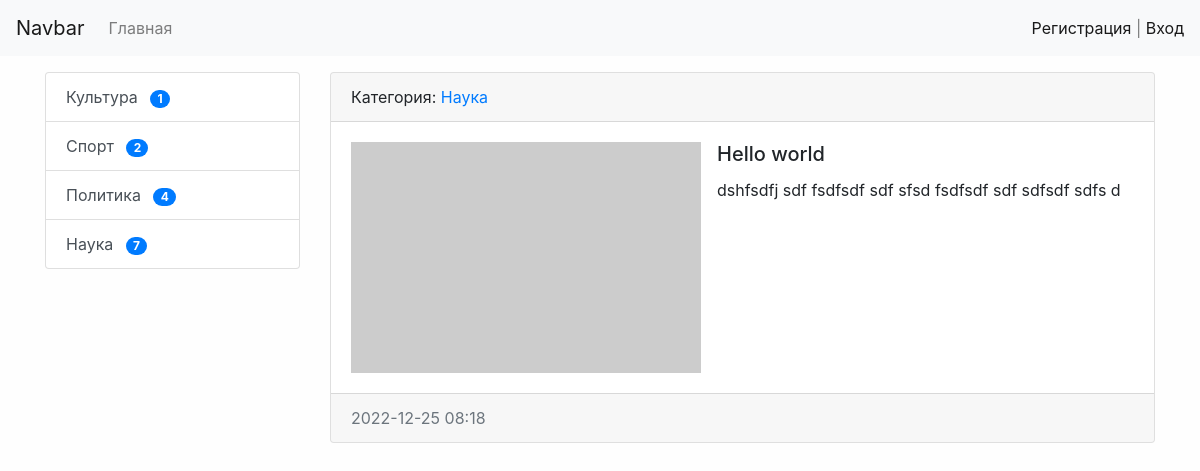
The app's page /news/15/ with its own data.
### news/models.py (models this page shows, shortened)
class Category(models.Model):
    title = models.CharField(
        max_length=150, db_index=True, verbose_name='Наиминование категории')
    def get_absolute_url(self):
        return reverse("category", kwargs={"category_id": self.pk})
    def __str__(self):
        return self.title
    class Meta:
        verbose_name = 'Категория'
        verbose_name_plural = 'Категории'
        ordering = ['title']

class News(models.Model):
    title = models.CharField(max_length=150, verbose_name="Наименование")
    content = models.TextField(blank=True, verbose_name="Контент")
    creates_at = models.DateTimeField(
        auto_now_add=True, verbose_name="Дата создания")
    updated_at = models.DateTimeField(
        auto_now=True, verbose_name="Дата обновления")
    photo = models.ImageField(
        upload_to='photos/%Y/%m/%d', verbose_name="Фото", blank=True)
    is_published = models.BooleanField(
        default=True, verbose_name="Опубликовано")
    category = models.ForeignKey(
        'Category', on_delete=models.PROTECT, verbose_name='Категория')
    views = models.IntegerField(default=0)
    class Meta:
        verbose_name = 'Новость'
        verbose_name_plural = 'Новости'
        ordering = ['-creates_at']

### news/views.py (the view)
# urls.py: path('news/<int:pk>/', ViewNews.as_view(), name='view_news'),
class ViewNews(DetailView):
    model = News
    context_object_name = 'news_item'

### news/templatetags/news_tags.py (called while the page is built)
@register.inclusion_tag('news/list_categories.html')
def show_categories():
    categories = Category.objects.annotate(cnt=Count('news', filter=F('news__is_published'))).filter(cnt__gt=0)
    return {'categories': categories}

### news/templates/news/news_detail.html (shortened to what this page needs)
{% extends 'base.html' %}  {% block sidebar %} {% include 'inc/_sidebar.html' %} {%endblock%}
{% block content %}
<div class="card mb-3">
	<div class="card-header">
		Категория:
		<a href="{{ news_item.category.get_absolute_url }}"
			>{{news_item.category}}</a
		>
	</div>
	<div class="card-body">
		{% if news_item.photo %}
		<img
			class="mr-3 mb-1 float-left"
			src="{{ news_item.photo.url }}"
			alt="news-photo"
			width="350px"
		/>
		{% else %}
		<img
			class="mr-3 float-left"
			src="https://picsum.photos/536/354"
			alt="lorem"
			width="350px"
		/>
		{% endif %}
		<h5 class="card-title">{{ news_item.title }}</h5>
		<p class="card-text">{{ news_item.content }}</p>
	</div>
	<div class="card-footer text-muted">
		{{ news_item.creates_at|date:"Y-m-d H:i" }}
	</div>
</div>
{%endblock%}

### news/templates/news/list_categories.html
<div class="list-group">
	{% for item in categories %}
	<a
		href="{{ item.get_absolute_url }}"
		class="list-group-item list-group-item-action"
		>{{ item.title}}
		<span class="ml-2 badge badge-primary badge-pill">{{item.cnt}}</span>
	</a>
	{% endfor %}
</div>

### mysite/static/css/style.css (style rules this page uses)
body { background-color: #fefefe; }

### records on screen
Category: title "Культура", cnt "1"
Category: title "Спорт", cnt "2"
Category: title "Политика", cnt "4"
Category: title "Наука", cnt "7"
News: category "Наука", title "Hello world", content "dshfsdfj sdf fsdfsdf sdf sfsd fsdfsdf sdf sdfsdf sdfs d", creates_at "2022-12-25 08:18"
